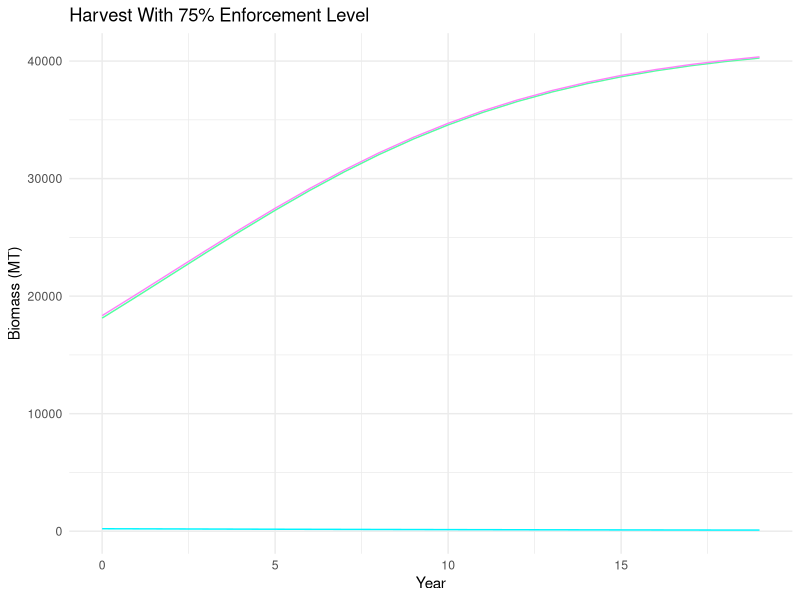
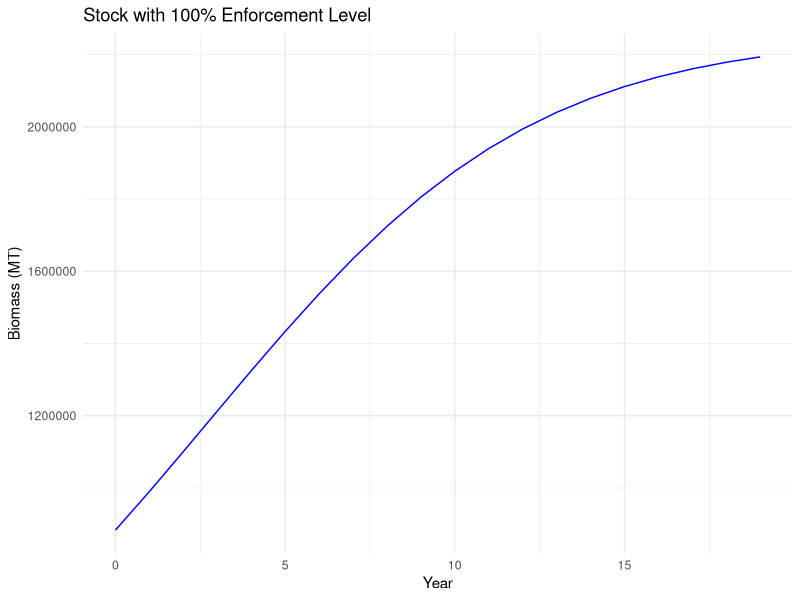
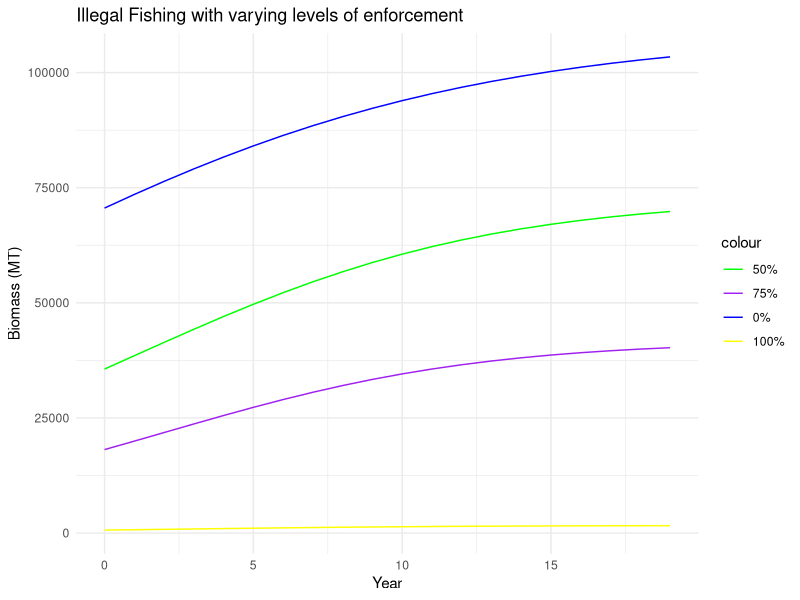
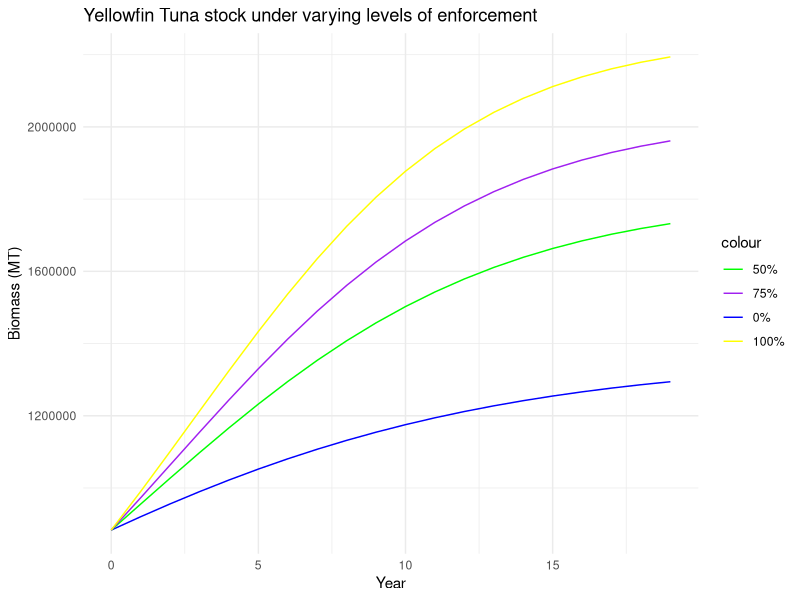

The R source for these figures, in order:
## ---- chunk 1
knitr::opts_chunk$set(echo = TRUE)

library(tidyverse)
library(nloptr)
library(knitr)
library(dplyr)
library(ggplot2)
## ---- chunk 2
## Objective funtion

objective <- function(L, int_stock, discount, period, p, c, g, alpha, et, K, r){
  
  ##vectors 
  X <- numeric(length = 20)
I <- numeric(length = 20)
benefits <- numeric(length = 20)
  
  ##initial values 
  X[1] = int_stock
  I[1] = ((p-(g*et))*int_stock)/(2*c)  
  
  benefits[1] = (p*L[1])-(c*(L[1]^2/X[1]))-(alpha*et)
  
   print(paste(" X =", X[1], ", I =", I[1], ", benefits =", benefits[1])) 
  
  #for loop
  for (i in 2:(period+1)) {
     
    X[i] = X[i-1] + (r*X[i-1]) - (r*(X[i-1])^2)/K - (L[i-1]+I[i-1])
    # From Nate's OH
    # Quota Q = f_bar * X_{t}; f_bar is chosen in this equation to be some percentage of X
    # Maximization fisher income; f --> pfx - f^2 /x - gamma * e *(f - f_bar); we choose f for a given level, but fishing beyond the optimal level we get hit with fines, which the fishers won't like (simulate f_bar to be 0.1 to 0.5). everything is proportional, doesn't matter that it's a decimal.
    # harvest H = f(x); quota = f_bar(x). quota cancels out, so we can look at f - f_bar
    # Social planner; max e, and maybe a choice where you choose the quota (constant harvest control rule)
    
    I[i] = ((p-(g*et))*X[i])/(2*c)
    
    benefits[i] = (p*L[i]) - (c*(L[i]^2/X[i])) - (alpha*et)
   
    print(paste("Step", i, ": X =", X[i], ", I =", I[i], ", benefits =", benefits[i])) 
  }
  
  t = seq(from = 0, period)
   pv = ((1/(1 + discount))^t) * benefits
  npv = sum(pv)
  
  print(paste("L:", L))  # Print the value of L
  print(paste("npv:", npv))  # Print the value of npv
  
  return(-npv)
  
}
## ---- chunk 3
##constraint that harvest can't be more than stock in any period

constraint <- function(L, int_stock, discount, period, p, c, g, alpha, et, K, r){
  
  #Vectors 
    X <- numeric(length = 20)
    I <- numeric(length = 20)
    const <- numeric(length = 20)
  
  ## initial states 
  X[1] = int_stock 
  I[1] = ((p-(g*et))*X[1])/(2*c)
  const[1] = (L[1]+I[1]) - X[1]
  
  ## for loop for remaing values 
  for (i in 2: (period+1)) {
     X[i] = X[i-1] + (r*X[i-1]) - (r*X[i-1]^2)/K - (L[i-1]+I[i-1])
     I[i] = ((p-(g*et))*X[i])/(2*c)
     const[i] = (L[i]+I[i]) - X[i]
    
  }
  
  return(const)
  
}
## ---- chunk 4
## effort = .75 

local_opts <- list("algorithm" = "NLOPT_LN_COBYLA", xtol_rel = 1e-15)
options <- list("algorithm" = "NLOPT_LN_AUGLAG", xtol_rel = 1e-15, maxeval = 160000, "local_opts" = local_opts)

period = 19

## running nloptr 
output_e_.75 = nloptr(x0=rep(10, times=20),
                 eval_f=objective,
                 eval_g_ineq = constraint,
                 lb=rep(0, times=20),
                 opts = options,
                 int_stock= 883400, discount= .05, period= 19,
                 p= 2397, c= 15000, g= 2375, alpha= 20000000, 
                 et= .75, K= 2265128, r= .2)
                 
round(output_e_.75$solution, 3) #effort 
-output_e_.75$objective #PVNB


## ---- chunk 5
## Effort = 1

local_opts <- list("algorithm" = "NLOPT_LN_COBYLA", xtol_rel = 1e-15)
options <- list("algorithm" = "NLOPT_LN_AUGLAG", xtol_rel = 1e-15, maxeval = 160000, "local_opts" = local_opts)

period = 19

## running nloptr 
output_e_1 = nloptr(x0=rep(10, times=20),
                 eval_f=objective,
                 eval_g_ineq = constraint,
                 lb=rep(0, times=20),
                 opts = options,
                 int_stock= 883400, discount= .05, period= 19,
                 p= 2397, c= 15000, g= 2375, alpha= 20000000, 
                 et= 1, K= 2265128, r= .2)
                 
round(output_e_1$solution, 3) #effort 
-output_e_1$objective #PVNB


## ---- chunk 6
## effort = 0

local_opts <- list("algorithm" = "NLOPT_LN_COBYLA", xtol_rel = 1e-15)
options <- list("algorithm" = "NLOPT_LN_AUGLAG", xtol_rel = 1e-15, maxeval = 160000, "local_opts" = local_opts)

period = 19

## running nloptr 
output_e_0 = nloptr(x0=rep(10, times=20),
                 eval_f=objective,
                 eval_g_ineq = constraint,
                 lb=rep(0, times=20),
                 opts = options,
                 int_stock= 883400, discount= .05, period= 19,
                 p= 2397, c= 15000, g= 2375, alpha= 20000000, 
                 et= 0, K= 2265128, r= .2)
                 
round(output_e_0$solution, 3) #effort 
-output_e_0$objective #PVNB


## ---- chunk 7
## effort = .5 

local_opts <- list("algorithm" = "NLOPT_LN_COBYLA", xtol_rel = 1e-15)
options <- list("algorithm" = "NLOPT_LN_AUGLAG", xtol_rel = 1e-15, maxeval = 160000, "local_opts" = local_opts)

period = 19

## running nloptr 
output_e_.5 = nloptr(x0=rep(10, times=20),
                 eval_f=objective,
                 eval_g_ineq = constraint,
                 lb=rep(0, times=20),
                 opts = options,
                 int_stock= 883400, discount= .05, period= 19,
                 p= 2397, c= 15000, g= 2375, alpha= 20000000, 
                 et= .5, K= 2265128, r= .2)
                 
round(output_e_.5$solution, 3) #effort 
-output_e_.5$objective #PVNB


## ---- chunk 8
#Making a table for e = 1

stock_a <- function(L, int_stock= 883400, discount= .05, period= 19,
                 p= 2397, c= 15000, g= 2375, alpha= 20000000, 
                 et= 1, K= 2265128, r= .2) {
  
  ##vectors 
  X <- numeric(length = 20)
I <- numeric(length = 20)
benefits <- numeric(length = 20)
  
  ##initial values 
  X[1] = int_stock
  I[1] = ((p-(g*et))*int_stock)/(2*c)  
  
  benefits[1] = (p*L[1])-(c*(L[1]^2/X[1]))-(alpha*et)
  
   print(paste(" X =", X[1], ", I =", I[1], ", benefits =", benefits[1])) 
  
  #for loop
  for (i in 2:(period+1)) {
     
    X[i] = X[i-1] + (r*X[i-1]) - (r*(X[i-1])^2)/K - (L[i-1]+I[i-1])
    
    I[i] = ((p-(g*et))*X[i])/(2*c)
    
    benefits[i] = (p*L[i]) - (c*(L[i]^2/X[i])) - (alpha*et)
   
    print(paste("Step", i, ": X =", X[i], ", I =", I[i], ", benefits =", benefits[i])) 
  }
  
  t = seq(from = 0, period)
   pv = ((1/(1 + discount))^t) * benefits
  npv = sum(pv)
  
  print(paste("L:", L))  # Print the value of L
  print(paste("npv:", npv))  # Print the value of npv
  
# This time we return a data frame with the variables we want in the table.  The value after the = indicates the column label.
  
  return(data.frame("Year"=t, "Present Value" =pv, "Stock"=X, "Harvest" =I+L, "Illegal Fishing" = I, "legal Harvest" = L))

}

# The next command is telling R to use the solution found above, choice, to evaluate the function stock and to round the values in the data frame to two places past the decimal point.  The second command says to make a table with these values. 

e_1=round(stock_a(output_e_1$solution),3)      #  2 indicates rounding
## ---- chunk 9
kable(e_1)
## ---- chunk 10
#Making a table for e = 0

stock_a <- function(L, int_stock= 883400, discount= .05, period= 19,
                 p= 2397, c= 15000, g= 2375, alpha= 20000000, 
                 et= .0, K= 2265128, r= .2) {
  
  ##vectors 
  X <- numeric(length = 20)
I <- numeric(length = 20)
benefits <- numeric(length = 20)
  
  ##initial values 
  X[1] = int_stock
  I[1] = ((p-(g*et))*int_stock)/(2*c)  
  
  benefits[1] = (p*L[1])-(c*(L[1]^2/X[1]))-(alpha*et)
  
   print(paste(" X =", X[1], ", I =", I[1], ", benefits =", benefits[1])) 
  
  #for loop
  for (i in 2:(period+1)) {
     
    X[i] = X[i-1] + (r*X[i-1]) - (r*(X[i-1])^2)/K - (L[i-1]+I[i-1])
    
    I[i] = ((p-(g*et))*X[i])/(2*c)
    
    benefits[i] = (p*L[i]) - (c*(L[i]^2/X[i])) - (alpha*et)
   
    print(paste("Step", i, ": X =", X[i], ", I =", I[i], ", benefits =", benefits[i])) 
  }
  
  t = seq(from = 0, period)
   pv = ((1/(1 + discount))^t) * benefits
  npv = sum(pv)
  
  print(paste("L:", L))  # Print the value of L
  print(paste("npv:", npv))  # Print the value of npv
  
# This time we return a data frame with the variables we want in the table.  The value after the = indicates the column label.
  
  return(data.frame("Year"=t, "Present Value" =pv, "Stock"=X, "Harvest" =I+L, "Illegal Fishing" = I, "legal Harvest" = L))

}

# The next command is telling R to use the solution found above, choice, to evaluate the function stock and to round the values in the data frame to two places past the decimal point.  The second command says to make a table with these values. 

e_0=round(stock_a(output_e_0$solution),3)      #  2 indicates rounding
## ---- chunk 11
kable(e_0)
## ---- chunk 12
#Making a table for e = .5 

stock_a <- function(L, int_stock= 883400, discount= .05, period= 19,
                 p= 2397, c= 15000, g= 2375, alpha= 20000000, 
                 et= .5, K= 2265128, r= .2) {
  
  ##vectors 
  X <- numeric(length = 20)
I <- numeric(length = 20)
benefits <- numeric(length = 20)
  
  ##initial values 
  X[1] = int_stock
  I[1] = ((p-(g*et))*int_stock)/(2*c)  
  
  benefits[1] = (p*L[1])-(c*(L[1]^2/X[1]))-(alpha*et)
  
   print(paste(" X =", X[1], ", I =", I[1], ", benefits =", benefits[1])) 
  
  #for loop
  for (i in 2:(period+1)) {
     
    X[i] = X[i-1] + (r*X[i-1]) - (r*(X[i-1])^2)/K - (L[i-1]+I[i-1])
    
    I[i] = ((p-(g*et))*X[i])/(2*c)
    
    benefits[i] = (p*L[i]) - (c*(L[i]^2/X[i])) - (alpha*et)
   
    print(paste("Step", i, ": X =", X[i], ", I =", I[i], ", benefits =", benefits[i])) 
  }
  
  t = seq(from = 0, period)
   pv = ((1/(1 + discount))^t) * benefits
  npv = sum(pv)
  
  print(paste("L:", L))  # Print the value of L
  print(paste("npv:", npv))  # Print the value of npv
  
# This time we return a data frame with the variables we want in the table.  The value after the = indicates the column label.
  
  return(data.frame("Year"=t, "Present Value" =pv, "Stock"=X, "Harvest" =I+L, "Illegal Fishing" = I, "legal Harvest" = L))

}

# The next command is telling R to use the solution found above, choice, to evaluate the function stock and to round the values in the data frame to two places past the decimal point.  The second command says to make a table with these values. 

e_.5=round(stock_a(output_e_.5$solution),3)      #  2 indicates rounding
## ---- chunk 13
kable(e_.5)
## ---- chunk 14
#Making a table for e=. 75 

stock_a <- function(L, int_stock= 883400, discount= .05, period= 19,
                 p= 2397, c= 15000, g= 2375, alpha= 20000000, 
                 et= .75, K= 2265128, r= .2) {
  
  ##vectors 
  X <- numeric(length = 20)
I <- numeric(length = 20)
benefits <- numeric(length = 20)
  
  ##initial values 
  X[1] = int_stock
  I[1] = ((p-(g*et))*int_stock)/(2*c)  
  
  benefits[1] = (p*L[1])-(c*(L[1]^2/X[1]))-(alpha*et)
  
   print(paste(" X =", X[1], ", I =", I[1], ", benefits =", benefits[1])) 
  
  #for loop
  for (i in 2:(period+1)) {
     
    X[i] = X[i-1] + (r*X[i-1]) - (r*(X[i-1])^2)/K - (L[i-1]+I[i-1])
    
    I[i] = ((p-(g*et))*X[i])/(2*c)
    
    benefits[i] = (p*L[i]) - (c*(L[i]^2/X[i])) - (alpha*et)
   
    print(paste("Step", i, ": X =", X[i], ", I =", I[i], ", benefits =", benefits[i])) 
  }
  
  t = seq(from = 0, period)
   pv = ((1/(1 + discount))^t) * benefits
  npv = sum(pv)
  
  print(paste("L:", L))  # Print the value of L
  print(paste("npv:", npv))  # Print the value of npv
  
# This time we return a data frame with the variables we want in the table.  The value after the = indicates the column label.
  
  return(data.frame("Year"=t, "Present Value" =pv, "Stock"=X, "Harvest" =I+L, "Illegal Fishing" = I, "legal Harvest" = L))

}

# The next command is telling R to use the solution found above, choice, to evaluate the function stock and to round the values in the data frame to two places past the decimal point.  The second command says to make a table with these values. 

e_.75=round(stock_a(output_e_.75$solution),3)      #  2 indicates rounding
## ---- chunk 15
kable(e_.75)
## ---- chunk 16
data_all <- data.frame(e_.75$Year, e_0$Stock, e_0$Illegal.Fishing, e_0$legal.Harvest, e_.5$Stock, e_.5$Illegal.Fishing, e_.5$legal.Harvest, e_.75$Stock, e_.75$Illegal.Fishing, e_.75$legal.Harvest, e_1$Stock, e_1$Illegal.Fishing, e_1$legal.Harvest)

col_names <- c("year", "stock_0", "I_0", "L_0", "stock_.5", "I_.5", "L_.5", "stock_.75", "I_.75", "L_.75", "stock_1", "I_1", "L_1")

colnames(data_all) <- col_names
## ---- chunk 17
ggplot(data = e_.75, aes(x= Year, y = Illegal.Fishing)) +
  geom_line(color = 'seagreen1')+
  geom_line(aes(y=legal.Harvest), color="turquoise1") +
  geom_line(aes(y=Harvest), color="orchid1") +
   labs(title = "Harvest With 75% Enforcement Level",
       x = "Year",
       y = "Biomass (MT)") +
  theme_minimal()

## ---- chunk 18
ggplot(data = e_1, aes(x= Year, y = Stock)) +
  geom_line(color = 'blue')+
   labs(title = "Stock with 100% Enforcement Level",
       x = "Year",
       y = "Biomass (MT)") +
  theme_minimal()

## ---- chunk 19
## plot of illegal fishing w/ different effort 
ggplot(data = data_all, aes(x= year)) +
  geom_line(aes(y = I_0, color = 'I_0') )+
  geom_line(aes(y = I_.5, color = "I_.5") )+
  geom_line(aes(y= I_.75, color = "I_.75") )+
  geom_line(aes(y= I_1, color = "I_1") ) +
  scale_color_manual(values = c(I_0 = "blue", I_.5 = "green", I_.75 = "purple", I_1 = "yellow"), labels = c(I_0 = "0%", I_.5 = "50%", I_.75 = "75%", I_1 = "100%")) +
   labs(title = "Illegal Fishing with varying levels of enforcement",
       x = "Year",
       y = "Biomass (MT)") +
  theme_minimal() 

## ---- chunk 20
## plot of stock with different effort 
ggplot(data = data_all, aes(x= year)) +
  geom_line(aes(y = stock_0, color = 'stock_0') )+
  geom_line(aes(y = stock_.5, color = "stock_.5") )+
  geom_line(aes(y= stock_.75, color = "stock_.75") )+
  geom_line(aes(y= stock_1, color = "stock_1") ) +
  scale_color_manual(values = c(stock_0 = "blue", stock_.5 = "green", stock_.75 = "purple", stock_1 = "yellow"), labels = c(stock_0 = "0%", stock_.5 = "50%", stock_.75 = "75%", stock_1 = "100%")) +
   labs(title = "Yellowfin Tuna stock under varying levels of enforcement",
       x = "Year",
       y = "Biomass (MT)") +
  theme_minimal() 

